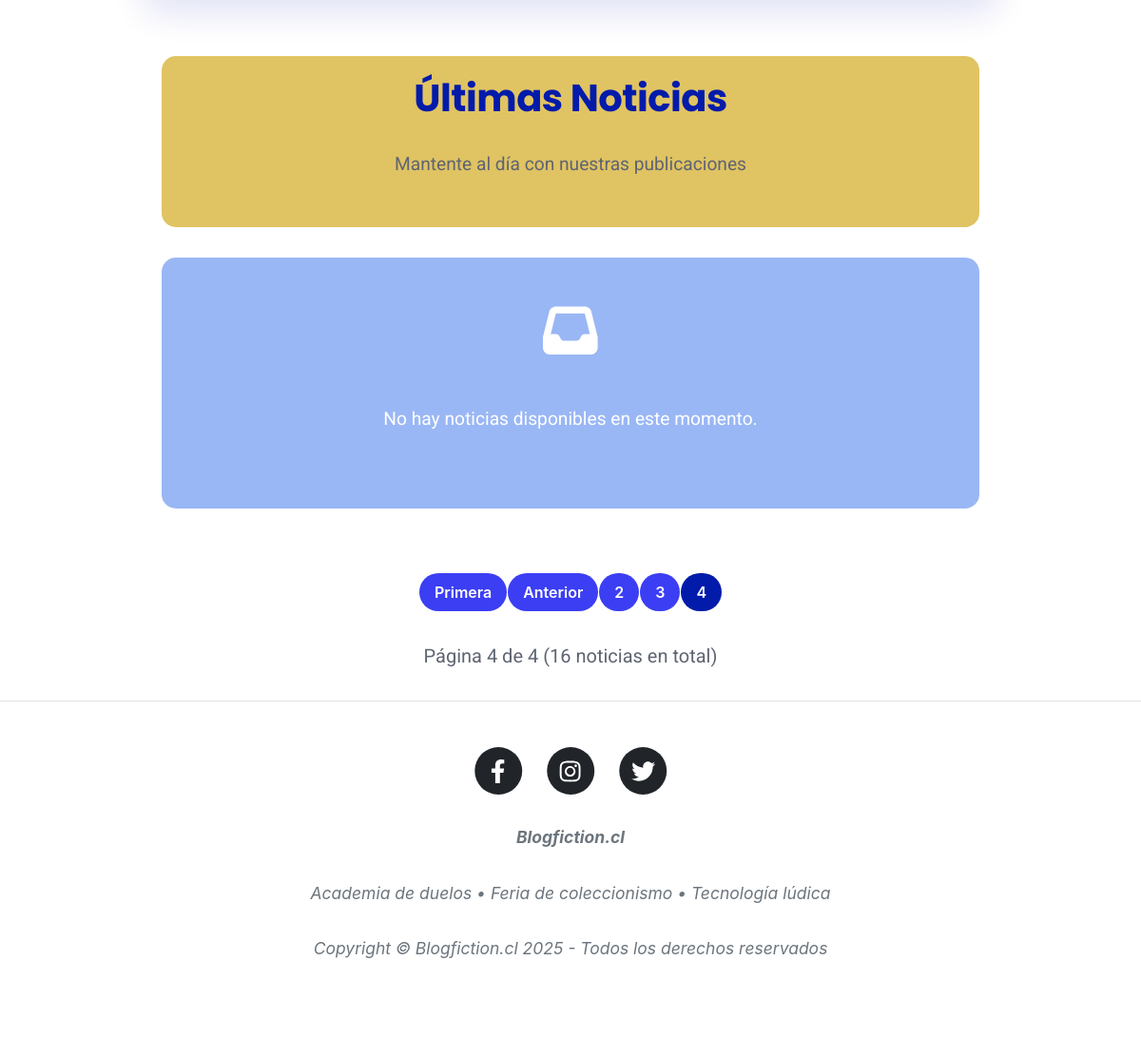
The page /noticias/?page=4 (lower part) on the database as committed earlier.
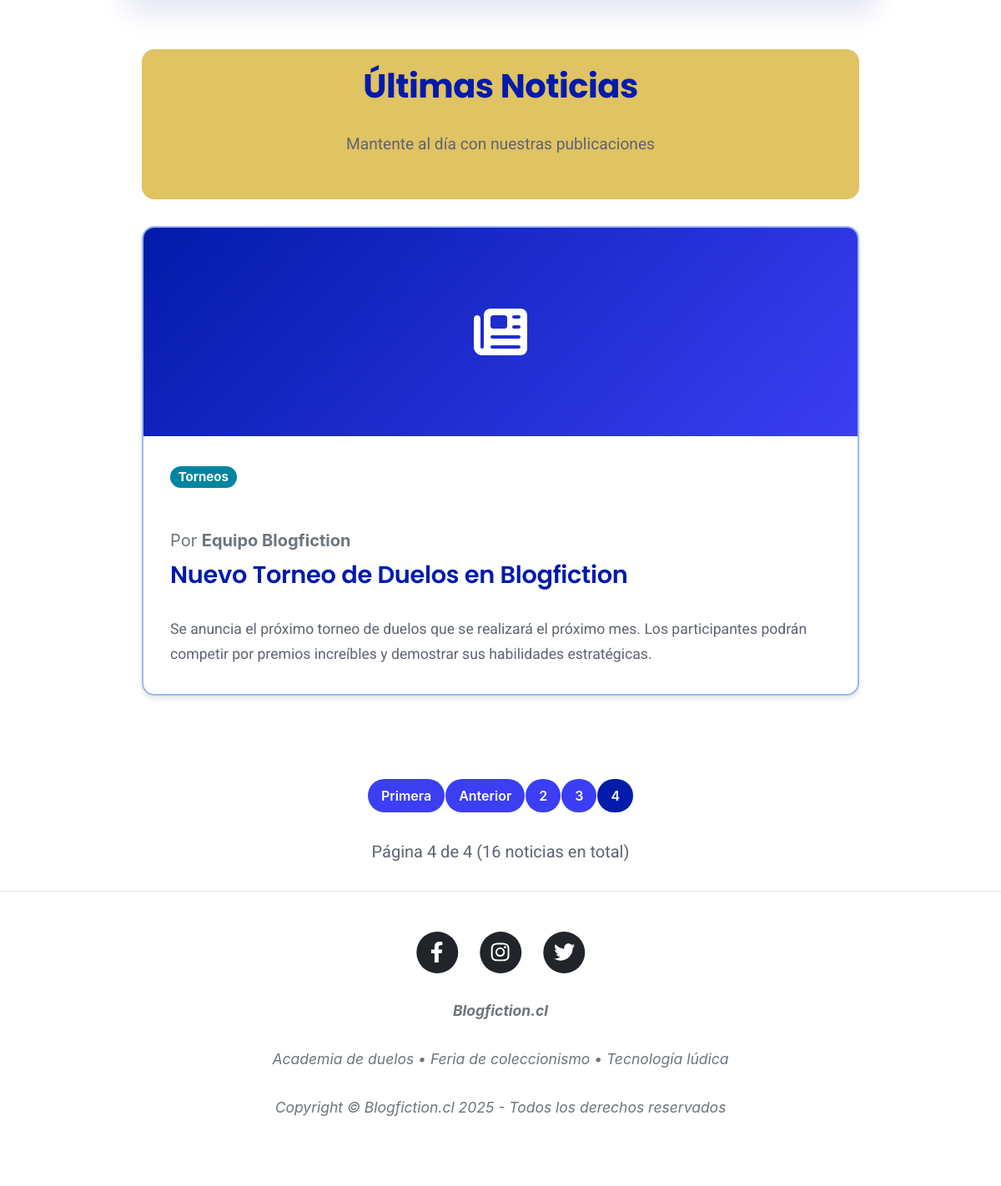
The same page on the database as committed later.
### posteo/models.py (models this page shows, shortened)
class Noticia(models.Model):
    titulo = models.CharField(max_length=100, verbose_name="Título")
    detalle = models.TextField(verbose_name="Detalle")
    imagen = models.ImageField(upload_to='noticias/', blank=True, null=True, verbose_name="Imagen")
    categoria = models.ForeignKey(
        Categoria,
        on_delete=models.PROTECT,
        related_name="noticias",
        verbose_name="Categoría",
    )
    autor = models.ForeignKey(
        'Autor',
        on_delete=models.SET_NULL,
        null=True,
        blank=True,
        related_name="noticias",
        verbose_name="Autor",
    )
    etiquetas = models.ManyToManyField(
        'Etiqueta',
        blank=True,
        related_name="noticias",
        verbose_name="Etiquetas",
    )
    created = models.DateTimeField(auto_now_add=True, verbose_name="Fecha de creación")
    updated = models.DateTimeField(auto_now=True, verbose_name="Fecha de actualización")
    class Meta:
        verbose_name = "Noticia"
        verbose_name_plural = "Noticias"
        ordering = ['-created']

class Categoria(models.Model):
    nombre = models.CharField(max_length=60, unique=True, verbose_name="Nombre")
    slug = models.SlugField(max_length=80, unique=True, verbose_name="Slug")
    descripcion = models.TextField(blank=True, verbose_name="Descripción")
    created = models.DateTimeField(auto_now_add=True, verbose_name="Fecha de creación")
    updated = models.DateTimeField(auto_now=True, verbose_name="Fecha de actualización")
    class Meta:
        verbose_name = "Categoría"
        verbose_name_plural = "Categorías"
        ordering = ['nombre']

class Autor(models.Model):
    nombre = models.CharField(max_length=80, unique=True, verbose_name="Nombre")
    slug = models.SlugField(max_length=100, unique=True, verbose_name="Slug")
    email = models.EmailField(blank=True, null=True, verbose_name="Correo electrónico")
    bio = models.TextField(blank=True, verbose_name="Biografía")
    foto = models.ImageField(upload_to='autores/', blank=True, null=True, verbose_name="Foto")
    created = models.DateTimeField(auto_now_add=True, verbose_name="Fecha de creación")
    updated = models.DateTimeField(auto_now=True, verbose_name="Fecha de actualización")
    class Meta:
        verbose_name = "Autor"
        verbose_name_plural = "Autores"
        ordering = ['nombre']

### posteo/views.py (the view)
# urls.py: path('noticias/', include('posteo.urls')),
def noticias(request):
    categoria_slug = request.GET.get('categoria')
    autor_slug = request.GET.get('autor')
    etiqueta_slug = request.GET.get('etiqueta')
    buscar = request.GET.get('q')
    orden = request.GET.get('orden', '-created')
    noticias_list = (
        Noticia.objects.select_related('categoria', 'autor')
        .prefetch_related('etiquetas')
        .order_by(orden)
    )
    if categoria_slug:
        noticias_list = noticias_list.filter(categoria__slug=categoria_slug)
    if autor_slug:
        noticias_list = noticias_list.filter(autor__slug=autor_slug)
    if etiqueta_slug:
        noticias_list = noticias_list.filter(etiquetas__slug=etiqueta_slug)
    if buscar:
        noticias_list = noticias_list.filter(
            Q(titulo__icontains=buscar) |
            Q(detalle__icontains=buscar)
        ).distinct()
    query_params = request.GET.copy()
    if 'page' in query_params:
        query_params.pop('page')
    query_string = query_params.urlencode()
    paginator = Paginator(noticias_list, 5)
    page_number = request.GET.get('page')
    noticias = paginator.get_page(page_number)
    filtros_contexto = {
        'categorias': Categoria.objects.all().order_by('nombre'),
        'autores': Autor.objects.all().order_by('nombre'),
        'etiquetas': Etiqueta.objects.all().order_by('nombre'),
        'filtro_categoria': categoria_slug,
        'filtro_autor': autor_slug,
        'filtro_etiqueta': etiqueta_slug,
        'filtro_buscar': buscar or '',
        'orden_actual': orden,
        'query_string': query_string,
    }
    contexto = {
        'noticias': noticias,  # objeto Page de Django con la lista paginada
        **filtros_contexto
    }
    return render(request, 'posteo/noticias.html', contexto)

### core/context_processors.py (called while the page is built)
def banner_context(request):
    current_path = request.path
    banner_mapping = {
        '/': 'banner1.jpg',           # Página principal
        '/noticias/': 'banner2.png',  # Noticias
        '/about/': 'banner3.webp',   # Sobre nosotros
        '/gallery/': 'banner4.jpg',  # Galería
        '/faqs/': 'banner5.jpg',     # FAQs
    }
    banner_image = banner_mapping.get(current_path, 'banner1.jpg')
    banner_url = f"{settings.MEDIA_URL}{banner_image}"
    return {
        'banner_image': banner_url,
        'current_section': current_path,
    }

### redes/processors.py (called while the page is built)
def social_links(request):
    links = LinkRed.objects.filter(url__isnull=False).order_by('name')
    return {
        "footer_social_links": links,  # variable disponible en todos los templates
    }

### posteo/templates/posteo/noticias.html (shortened to what this page needs)
{% extends 'posteo/base.html' %}
{% load static %}
{% block content %}
<div class="noticias-container">
    <div class="noticias-header">
        <h1 class="noticias-titulo-principal">Últimas Noticias</h1>
        <p class="noticias-subtitulo">Mantente al día con nuestras publicaciones</p>
    </div>
    {% for n in noticias%}
    <article class="noticia-card">
        {% if n.imagen %}
            <img src="{{ n.imagen.url }}" alt="{{ n.titulo }}" class="noticia-imagen">
        {% else %}
            <div class="noticia-sin-imagen">
                <i class="fas fa-newspaper"></i>
            </div>
        {% endif %}
        <div class="noticia-content">
            <span class="badge rounded-pill bg-primary mb-3">
                {{ n.categoria.nombre }}
            </span>
            {% if n.autor %}
            <p class="text-muted mb-2">
                Por <strong>{{ n.autor.nombre }}</strong>
            </p>
            {% endif %}
            <h2 class="noticia-titulo">{{ n.titulo }}</h2>
            <p class="noticia-detalle">{{ n.detalle }}</p>
        </div>
    </article>
    {% empty %}
    <div class="no-noticias">
        <i class="fas fa-inbox fa-3x mb-3"></i>
        <p>No hay noticias disponibles en este momento.</p>
    </div>
    {% endfor %}
</div>
{% if noticias.has_other_pages %}
<div class="pagination-container">
    <nav aria-label="Paginación de noticias">
        <ul class="pagination justify-content-center">
            {% with query_string as qs %}
            {% if noticias.has_previous %}
                <li class="page-item">
                    <a class="page-link" href="?{% if qs %}{{ qs }}&{% endif %}page=1">Primera</a>
                </li>
                <li class="page-item">
                    <a class="page-link" href="?{% if qs %}{{ qs }}&{% endif %}page={{ noticias.previous_page_number }}">Anterior</a>
                </li>
            {% endif %}
            {% for num in noticias.paginator.page_range %}
                {% if noticias.number == num %}
                    <li class="page-item active">
                        <span class="page-link">{{ num }}</span>
                    </li>
                {% elif num > noticias.number|add:'-3' and num < noticias.number|add:'3' %}
                    <li class="page-item">
                        <a class="page-link" href="?{% if qs %}{{ qs }}&{% endif %}page={{ num }}">{{ num }}</a>
                    </li>
                {% endif %}
            {% endfor %}
            {% endwith %}
        </ul>
    </nav>
    <div class="pagination-info">
        <p>Página {{ noticias.number }} de {{ noticias.paginator.num_pages }}
        ({{ noticias.paginator.count }} noticias en total)</p>
    </div>
</div>
{% endif %}
{% endblock %}

### posteo/templates/posteo/base.html (shortened to what this page needs)
{% load static %}
<!DOCTYPE html>
<html lang="es">
    <head>
        <link href="{% static 'posteo/css/styles.css' %}" rel="stylesheet" />
    </head>
    <body>
        <div class="container px-4 px-lg-5">
            <div class="row gx-4 gx-lg-5 justify-content-center">
                {% block content %} {% endblock %}
            </div>
        </div>
        <footer class="border-top">
            <div class="container px-4 px-lg-5">
                <div class="row gx-4 gx-lg-5 justify-content-center">
                    <div class="col-md-10 col-lg-8 col-xl-7">
                        <ul class="list-inline text-center">
                            <li class="list-inline-item">
                                <a href="https://facebook.com/blogfiction" target="_blank" rel="noopener">
                                    <span class="fa-stack fa-lg">
                                        <i class="fas fa-circle fa-stack-2x"></i>
                                        <i class="fab fa-facebook-f fa-stack-1x fa-inverse"></i>
                                    </span>
                                </a>
                            </li>
                            <li class="list-inline-item">
                                <a href="https://instagram.com/blogfiction" target="_blank" rel="noopener">
                                    <span class="fa-stack fa-lg">
                                        <i class="fas fa-circle fa-stack-2x"></i>
                                        <i class="fab fa-instagram fa-stack-1x fa-inverse"></i>
                                    </span>
                                </a>
                            </li>
                            <li class="list-inline-item">
                                <a href="https://twitter.com/blogfiction" target="_blank" rel="noopener">
                                    <span class="fa-stack fa-lg">
                                        <i class="fas fa-circle fa-stack-2x"></i>
                                        <i class="fab fa-twitter fa-stack-1x fa-inverse"></i>
                                    </span>
                                </a>
                            </li>
                        </ul>
                        <div class="small text-center text-muted fst-italic">
                            <p><strong>Blogfiction.cl</strong></p>
                            <p>Academia de duelos • Feria de coleccionismo • Tecnología lúdica</p>
                            <p>Copyright &copy; Blogfiction.cl 2025 - Todos los derechos reservados</p>
                        </div>
                    </div>
                </div>
            </div>
        </footer>
    </body>
</html>

### posteo/templates/posteo/noticias.html (style rules this page uses)
.noticias-container { max-width: 900px; margin: 0 auto; padding: 20px; }
.noticia-card { background: #fff; border-radius: 15px; overflow: hidden; box-shadow: 0 4px 6px rgba(0, 0, 0, 0.1); margin-bottom: 2rem; transition: all 0.3s ease; border: 2px solid #9ab7f5; }
.noticia-content { padding: 2rem; }
.noticia-titulo { font-family: 'Poppins', sans-serif; font-size: 1.8rem; font-weight: 600; color: #021baa; margin-bottom: 1rem; line-height: 1.3; letter-spacing: -0.3px; }
.noticia-detalle { font-family: 'Roboto', sans-serif; font-size: 1.1rem; color: #5E6472; line-height: 1.7; margin-bottom: 0; font-weight: 400; }
.noticia-sin-imagen { background: linear-gradient(135deg, #021baa 0%, #3b3ef3 100%); height: 250px; display: flex; align-items: center; justify-content: center; color: white; font-size: 4rem; }
.noticias-header { text-align: center; margin-bottom: 3rem; padding: 20px; background: #e0c362; border-radius: 15px; margin-bottom: 2rem; }
.noticias-titulo-principal { font-family: 'Poppins', sans-serif; font-size: 2.5rem; font-weight: 700; color: #021baa; margin-bottom: 0.5rem; letter-spacing: -0.5px; }
.noticias-subtitulo { font-family: 'Roboto', sans-serif; font-size: 1.2rem; color: #5E6472; font-weight: 400; }
.pagination-container { margin-top: 3rem; text-align: center; }
.pagination .page-link { background: #3b3ef3 !important; color: white !important; border: none !important; margin: 0 2px; border-radius: 25px !important; padding: 8px 16px; font-weight: 600; transition: all 0.3s ease; }
.pagination .page-item.active .page-link { background: #021baa !important; border: none !important; }
.pagination-info { margin-top: 1rem; color: #5E6472; font-family: 'Roboto', sans-serif; }

Rows that differ between the two databases and show on the page:
now on this page (row edited): Noticia: categoria.nombre "Torneos", autor.nombre "Equipo Blogfiction", titulo "Nuevo Torneo de Duelos en Blogfiction", detalle "Se anuncia el próximo torneo de duelos que se realizará el próximo mes. Los participantes podrán competir por premios increíbles y demostrar sus habilidades estratégicas."
Other text that changed with them:
text no longer shown: "No hay noticias disponibles en este momento."
